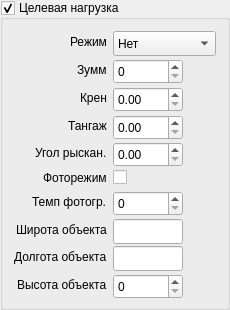
                    <widget class="QGroupBox" name="groupSuLoad">
                     <property name="sizePolicy">
                      <sizepolicy hsizetype="Fixed" vsizetype="Fixed">
                       <horstretch>0</horstretch>
                       <verstretch>0</verstretch>
                      </sizepolicy>
                     </property>
                     <property name="minimumSize">
                      <size>
                       <width>220</width>
                       <height>310</height>
                      </size>
                     </property>
                     <property name="maximumSize">
                      <size>
                       <width>230</width>
                       <height>300</height>
                      </size>
                     </property>
                     <property name="title">
                      <string>Целевая нагрузка</string>
                     </property>
                     <property name="flat">
                      <bool>false</bool>
                     </property>
                     <property name="checkable">
                      <bool>true</bool>
                     </property>
                     <layout class="QVBoxLayout" name="verticalLayout_8">
                      <item>
                       <layout class="QFormLayout" name="formLayout_2">
                        <property name="fieldGrowthPolicy">
                         <enum>QFormLayout::AllNonFixedFieldsGrow</enum>
                        </property>
                        <property name="labelAlignment">
                         <set>Qt::AlignRight|Qt::AlignTrailing|Qt::AlignVCenter</set>
                        </property>
                        <item row="0" column="0">
                         <widget class="QLabel" name="Label_8">
                          <property name="text">
                           <string>Режим</string>
                          </property>
                         </widget>
                        </item>
                        <item row="0" column="1">
                         <widget class="QComboBox" name="comboSLMode">
                          <property name="sizePolicy">
                           <sizepolicy hsizetype="Fixed" vsizetype="Fixed">
                            <horstretch>0</horstretch>
                            <verstretch>0</verstretch>
                           </sizepolicy>
                          </property>
                          <property name="minimumSize">
                           <size>
                            <width>70</width>
                            <height>25</height>
                           </size>
                          </property>
                          <item>
                           <property name="text">
                            <string>Нет</string>
                           </property>
                          </item>
                          <item>
                           <property name="text">
                            <string>Наведение</string>
                           </property>
                          </item>
                          <item>
                           <property name="text">
                            <string>Стабилизация</string>
                           </property>
                          </item>
                          <item>
                           <property name="text">
                            <string>Слежение</string>
                           </property>
                          </item>
                          <item>
                           <property name="text">
                            <string>Сканирование</string>
                           </property>
                          </item>
                         </widget>
                        </item>
                        <item row="1" column="0">
                         <widget class="QLabel" name="Label_9">
                          <property name="text">
                           <string>Зумм</string>
                          </property>
                         </widget>
                        </item>
                        <item row="1" column="1">
                         <widget class="QSpinBox" name="spiZoomSL">
                          <property name="sizePolicy">
                           <sizepolicy hsizetype="Fixed" vsizetype="Fixed">
                            <horstretch>0</horstretch>
                            <verstretch>0</verstretch>
                           </sizepolicy>
                          </property>
                          <property name="minimumSize">
                           <size>
                            <width>70</width>
                            <height>25</height>
                           </size>
                          </property>
                          <property name="maximumSize">
                           <size>
                            <width>70</width>
                            <height>25</height>
                           </size>
                          </property>
                         </widget>
                        </item>
                        <item row="2" column="0">
                         <widget class="QLabel" name="Label_10">
                          <property name="text">
                           <string>Крен</string>
                          </property>
                         </widget>
                        </item>
                        <item row="2" column="1">
                         <widget class="QDoubleSpinBox" name="spinKrenSL">
                          <property name="sizePolicy">
                           <sizepolicy hsizetype="Fixed" vsizetype="Fixed">
                            <horstretch>0</horstretch>
                            <verstretch>0</verstretch>
                           </sizepolicy>
                          </property>
                          <property name="minimumSize">
                           <size>
                            <width>70</width>
                            <height>25</height>
                           </size>
                          </property>
                          <property name="maximumSize">
                           <size>
                            <width>70</width>
                            <height>25</height>
                           </size>
                          </property>
                         </widget>
                        </item>
                        <item row="3" column="0">
                         <widget class="QLabel" name="Label_11">
                          <property name="text">
                           <string>Тангаж</string>
                          </property>
                         </widget>
                        </item>
                        <item row="3" column="1">
                         <widget class="QDoubleSpinBox" name="spinTangSL">
                          <property name="sizePolicy">
                           <sizepolicy hsizetype="Fixed" vsizetype="Fixed">
                            <horstretch>0</horstretch>
                            <verstretch>0</verstretch>
                           </sizepolicy>
                          </property>
                          <property name="minimumSize">
                           <size>
                            <width>70</width>
                            <height>25</height>
                           </size>
                          </property>
                          <property name="maximumSize">
                           <size>
                            <width>70</width>
                            <height>25</height>
                           </size>
                          </property>
                         </widget>
                        </item>
                        <item row="4" column="0">
                         <widget class="QLabel" name="Label_14">
                          <property name="text">
                           <string>Угол рыскан.</string>
                          </property>
                         </widget>
                        </item>
                        <item row="4" column="1">
                         <widget class="QDoubleSpinBox" name="spinRAngleSL">
                          <property name="sizePolicy">
                           <sizepolicy hsizetype="Fixed" vsizetype="Fixed">
                            <horstretch>0</horstretch>
                            <verstretch>0</verstretch>
                           </sizepolicy>
                          </property>
                          <property name="minimumSize">
                           <size>
                            <width>70</width>
                            <height>25</height>
                           </size>
                          </property>
                          <property name="maximumSize">
                           <size>
                            <width>70</width>
                            <height>25</height>
                           </size>
                          </property>
                         </widget>
                        </item>
                        <item row="5" column="0">
                         <widget class="QLabel" name="Label_12">
                          <property name="text">
                           <string>Фоторежим</string>
                          </property>
                         </widget>
                        </item>
                        <item row="5" column="1">
                         <widget class="QCheckBox" name="chPhotoSL"/>
                        </item>
                        <item row="6" column="0">
                         <widget class="QLabel" name="Label_13">
                          <property name="text">
                           <string>Темп фотогр.</string>
                          </property>
                         </widget>
                        </item>
                        <item row="6" column="1">
                         <widget class="QSpinBox" name="spinPhotoSpeedSL">
                          <property name="sizePolicy">
                           <sizepolicy hsizetype="Fixed" vsizetype="Fixed">
                            <horstretch>0</horstretch>
                            <verstretch>0</verstretch>
                           </sizepolicy>
                          </property>
                          <property name="minimumSize">
                           <size>
                            <width>70</width>
                            <height>25</height>
                           </size>
                          </property>
                          <property name="maximumSize">
                           <size>
                            <width>70</width>
                            <height>25</height>
                           </size>
                          </property>
                         </widget>
                        </item>
                        <item row="7" column="0">
                         <widget class="QLabel" name="Label_16">
                          <property name="text">
                           <string>Широта объекта</string>
                          </property>
                         </widget>
                        </item>
                        <item row="7" column="1">
                         <widget class="QLineEdit" name="edBObjSL">
                          <property name="sizePolicy">
                           <sizepolicy hsizetype="Fixed" vsizetype="Fixed">
                            <horstretch>0</horstretch>
                            <verstretch>0</verstretch>
                           </sizepolicy>
                          </property>
                          <property name="minimumSize">
                           <size>
                            <width>70</width>
                            <height>25</height>
                           </size>
                          </property>
                          <property name="maximumSize">
                           <size>
                            <width>70</width>
                            <height>25</height>
                           </size>
                          </property>
                          <property name="contextMenuPolicy">
                           <enum>Qt::NoContextMenu</enum>
                          </property>
                         </widget>
                        </item>
                        <item row="8" column="0">
                         <widget class="QLabel" name="Label_17">
                          <property name="text">
                           <string>Долгота объекта</string>
                          </property>
                         </widget>
                        </item>
                        <item row="8" column="1">
                         <widget class="QLineEdit" name="edLObjSL">
                          <property name="sizePolicy">
                           <sizepolicy hsizetype="Fixed" vsizetype="Fixed">
                            <horstretch>0</horstretch>
                            <verstretch>0</verstretch>
                           </sizepolicy>
                          </property>
                          <property name="minimumSize">
                           <size>
                            <width>70</width>
                            <height>25</height>
                           </size>
                          </property>
                          <property name="maximumSize">
                           <size>
                            <width>70</width>
                            <height>25</height>
                           </size>
                          </property>
                          <property name="contextMenuPolicy">
                           <enum>Qt::DefaultContextMenu</enum>
                          </property>
                         </widget>
                        </item>
                        <item row="9" column="0">
                         <widget class="QLabel" name="Label_18">
                          <property name="text">
                           <string>Высота объекта</string>
                          </property>
                         </widget>
                        </item>
                        <item row="9" column="1">
                         <widget class="QSpinBox" name="spinHObjSL">
                          <property name="sizePolicy">
                           <sizepolicy hsizetype="Fixed" vsizetype="Fixed">
                            <horstretch>0</horstretch>
                            <verstretch>0</verstretch>
                           </sizepolicy>
                          </property>
                          <property name="minimumSize">
                           <size>
                            <width>70</width>
                            <height>25</height>
                           </size>
                          </property>
                          <property name="maximumSize">
                           <size>
                            <width>70</width>
                            <height>25</height>
                           </size>
                          </property>
                         </widget>
                        </item>
                       </layout>
                      </item>
                     </layout>
                    </widget>
